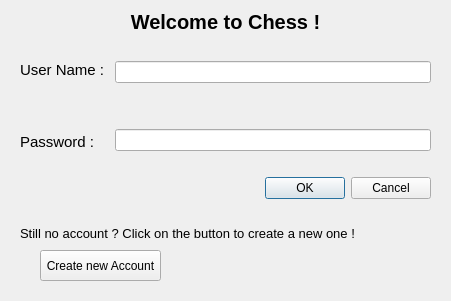
<?xml version="1.0" encoding="UTF-8"?>
<ui version="4.0">
 <class>PlayerConnection</class>
 <widget class="QDialog" name="PlayerConnection">
  <property name="geometry">
   <rect>
    <x>0</x>
    <y>0</y>
    <width>451</width>
    <height>301</height>
   </rect>
  </property>
  <property name="windowTitle">
   <string>Dialog</string>
  </property>
  <widget class="QWidget" name="layoutWidget">
   <property name="geometry">
    <rect>
     <x>20</x>
     <y>10</y>
     <width>411</width>
     <height>231</height>
    </rect>
   </property>
   <layout class="QVBoxLayout" name="verticalLayout_3">
    <item>
     <widget class="QLabel" name="lblWelcome">
      <property name="font">
       <font>
        <pointsize>15</pointsize>
        <weight>75</weight>
        <bold>true</bold>
       </font>
      </property>
      <property name="text">
       <string>Welcome to Chess !</string>
      </property>
      <property name="alignment">
       <set>Qt::AlignCenter</set>
      </property>
     </widget>
    </item>
    <item>
     <spacer name="verticalSpacer">
      <property name="orientation">
       <enum>Qt::Vertical</enum>
      </property>
      <property name="sizeHint" stdset="0">
       <size>
        <width>400</width>
        <height>13</height>
       </size>
      </property>
     </spacer>
    </item>
    <item>
     <layout class="QHBoxLayout" name="horizontalLayout">
      <item>
       <layout class="QVBoxLayout" name="verticalLayout_2">
        <item>
         <widget class="QLabel" name="lblUserName">
          <property name="font">
           <font>
            <pointsize>11</pointsize>
           </font>
          </property>
          <property name="text">
           <string>User Name : </string>
          </property>
         </widget>
        </item>
        <item>
         <spacer name="verticalSpacer_3">
          <property name="orientation">
           <enum>Qt::Vertical</enum>
          </property>
          <property name="sizeHint" stdset="0">
           <size>
            <width>20</width>
            <height>40</height>
           </size>
          </property>
         </spacer>
        </item>
        <item>
         <widget class="QLabel" name="lblPwd">
          <property name="font">
           <font>
            <pointsize>11</pointsize>
           </font>
          </property>
          <property name="text">
           <string>Password : </string>
          </property>
         </widget>
        </item>
       </layout>
      </item>
      <item>
       <layout class="QVBoxLayout" name="verticalLayout">
        <item>
         <widget class="QLineEdit" name="leUserName"/>
        </item>
        <item>
         <spacer name="verticalSpacer_4">
          <property name="orientation">
           <enum>Qt::Vertical</enum>
          </property>
          <property name="sizeHint" stdset="0">
           <size>
            <width>20</width>
            <height>40</height>
           </size>
          </property>
         </spacer>
        </item>
        <item>
         <widget class="QLineEdit" name="lePwd">
          <property name="echoMode">
           <enum>QLineEdit::Password</enum>
          </property>
         </widget>
        </item>
       </layout>
      </item>
     </layout>
    </item>
    <item>
     <spacer name="verticalSpacer_2">
      <property name="orientation">
       <enum>Qt::Vertical</enum>
      </property>
      <property name="sizeHint" stdset="0">
       <size>
        <width>400</width>
        <height>13</height>
       </size>
      </property>
     </spacer>
    </item>
    <item>
     <widget class="QDialogButtonBox" name="btnLogIn">
      <property name="orientation">
       <enum>Qt::Horizontal</enum>
      </property>
      <property name="standardButtons">
       <set>QDialogButtonBox::Cancel|QDialogButtonBox::Ok</set>
      </property>
      <property name="centerButtons">
       <bool>false</bool>
      </property>
     </widget>
    </item>
    <item>
     <spacer name="verticalSpacer_5">
      <property name="orientation">
       <enum>Qt::Vertical</enum>
      </property>
      <property name="sizeHint" stdset="0">
       <size>
        <width>400</width>
        <height>13</height>
       </size>
      </property>
     </spacer>
    </item>
    <item>
     <widget class="QLabel" name="lblNewAccount">
      <property name="font">
       <font>
        <pointsize>10</pointsize>
       </font>
      </property>
      <property name="text">
       <string>Still no account ? Click on the button to create a new one !</string>
      </property>
      <property name="scaledContents">
       <bool>false</bool>
      </property>
      <property name="openExternalLinks">
       <bool>true</bool>
      </property>
     </widget>
    </item>
   </layout>
  </widget>
  <widget class="QPushButton" name="pushButton">
   <property name="geometry">
    <rect>
     <x>40</x>
     <y>250</y>
     <width>121</width>
     <height>31</height>
    </rect>
   </property>
   <property name="text">
    <string>Create new Account</string>
   </property>
  </widget>
 </widget>
 <resources/>
 <connections>
  <connection>
   <sender>btnLogIn</sender>
   <signal>accepted()</signal>
   <receiver>PlayerConnection</receiver>
   <slot>accept()</slot>
   <hints>
    <hint type="sourcelabel">
     <x>248</x>
     <y>254</y>
    </hint>
    <hint type="destinationlabel">
     <x>157</x>
     <y>274</y>
    </hint>
   </hints>
  </connection>
  <connection>
   <sender>btnLogIn</sender>
   <signal>rejected()</signal>
   <receiver>PlayerConnection</receiver>
   <slot>reject()</slot>
   <hints>
    <hint type="sourcelabel">
     <x>316</x>
     <y>260</y>
    </hint>
    <hint type="destinationlabel">
     <x>286</x>
     <y>274</y>
    </hint>
   </hints>
  </connection>
 </connections>
</ui>
